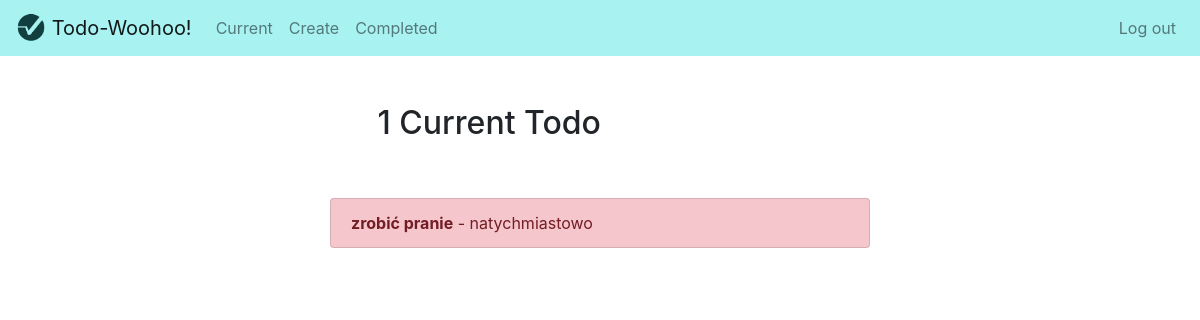
/current/ (signed in), run on an earlier commit of the app's database.
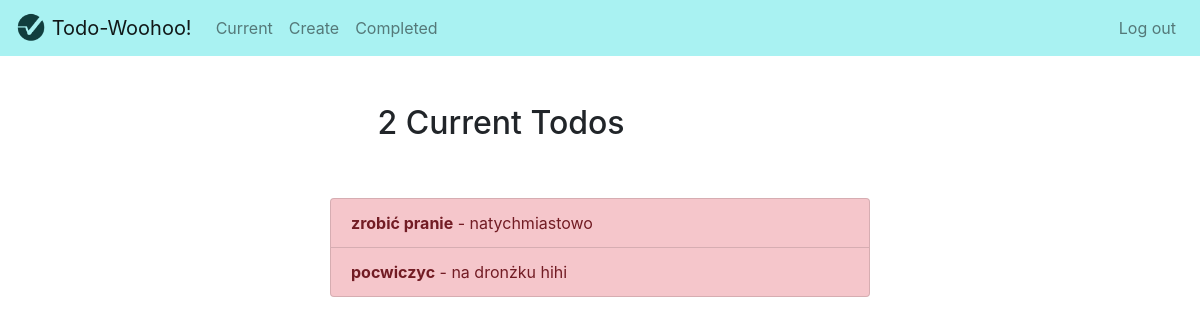
And on a later commit of the database.
### todo_app/models.py (models this page shows, shortened)
class ToDo(models.Model):
    task = models.CharField(max_length=50)
    description = models.TextField(blank=True)
    creationtime = models.DateTimeField(auto_now_add=True)
    completiontime = models.DateTimeField(null=True, blank=True)
    important = models.BooleanField(default=False)
    user = models.ForeignKey(User, on_delete=models.CASCADE)

### todo_app/views.py (the view)
# urls.py: path('current/', views.currenttodos, name='currenttodos'),
@login_required
def currenttodos(request):
    all_todos = ToDo.objects.filter(user=request.user, completiontime__isnull=True)
    return render(request, "todo_app/currenttodos.html", {'all_todos':all_todos})

### todo_app/templates/todo_app/currenttodos.html
{% extends 'todo_app/base.html' %}
{% block content %}
<div class="row justify-content-center mt-5">
        <div class="col-md-5">
            {% if all_todos %}
                <h2>{{ all_todos.count }} Current Todo{{ all_todos.count|pluralize }}</h2>
            {% else %}
                <h2>Current Todos</h2>
            {% endif %}
        </div>
</div>
    <div class="row justify-content-center mt-5">
            <div class="col-md-6">
            {% if all_todos %}
                <div class="list-group">
                    {% for todo in all_todos %}
                        <a href="{% url 'viewtodo' todo.id %}" class="list-group-item list-group-item-action{% if todo.important %} list-group-item-danger{% endif %}"><b>{{ todo.task }}</b>{% if todo.description %} - {{ todo.description|truncatechars:30 }}{% endif %}</a>
                    {% endfor %}
                </div>
            {% else %}
                <div class="text-center">
                    <h3>Looks like you don't have any todos <b>Woohoo!<b></h3>
                <br>
                <a role="button" class="btn btn-info" href="{% url 'createtodo' %}">New Task</a>
                </div>
            {% endif %}
            </div>
        </div>
    {% endblock %}

What changed in the data, as far as the page shows it:
added ToDo: task "pocwiczyc", description "na dronżku hihi"
Also different on the page:
{{ all_todos.count }}: "1" → "2"
